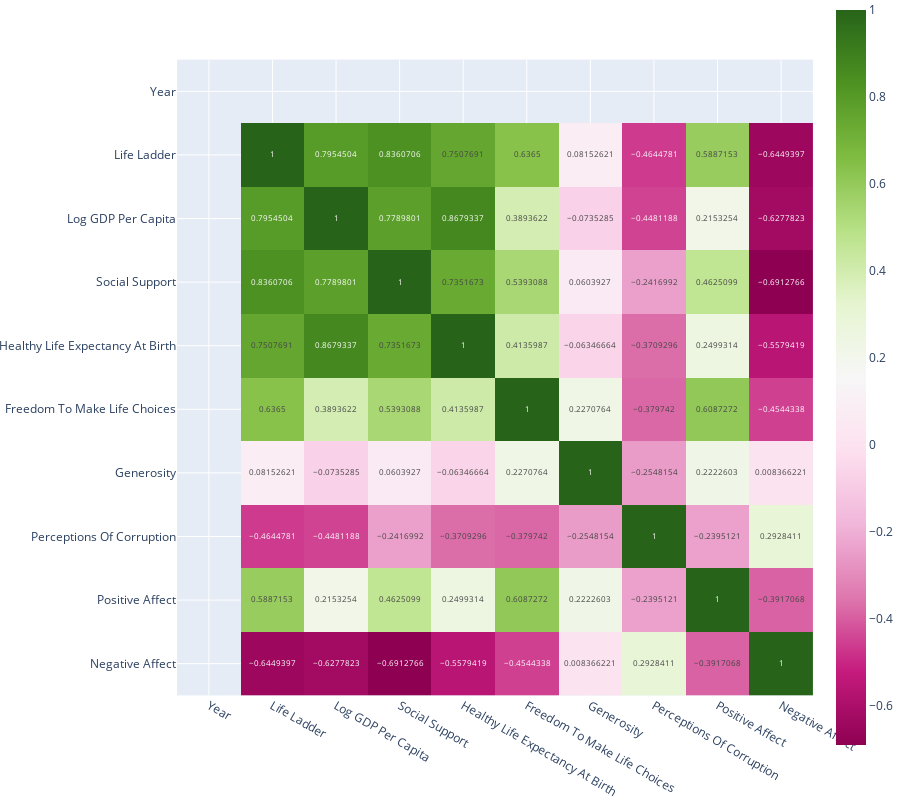

The notebook cell this image was saved under:
### Code cell
corr_happiness4 = happiness4.corr()
fig = px.imshow(corr_happiness4, text_auto=True)
fig.update_layout(height=800, width=900, margin={'l': 0, 'r': 0, 't': 0, 'b': 0})
fig.update_coloraxes(autocolorscale=True)
fig.show()

### Figure 1 — Plotly figure (JSON) as saved in the notebook; plotly's stock layout.template omitted (floating-point values rounded to 4 significant figures)
{"data": [{"coloraxis": "coloraxis", "hovertemplate": "x: %{x}<br>y: %{y}<br>color: %{z}<extra></extra>", "name": "0", "texttemplate": "%{z}", "type": "heatmap", "x": ["Year", "Life Ladder", "Log GDP Per Capita", "Social Support", "Healthy Life Expectancy At Birth", "Freedom To Make Life Choices", "Generosity", "Perceptions Of Corruption", "Positive Affect", "Negative Affect"], "xaxis": "x", "y": ["Year", "Life Ladder", "Log GDP Per Capita", "Social Support", "Healthy Life Expectancy At Birth", "Freedom To Make Life Choices", "Generosity", "Perceptions Of Corruption", "Positive Affect", "Negative Affect"], "yaxis": "y", "z": [[null, null, null, null, null, null, null, null, null, null], [null, 1, 0.7955, 0.8361, 0.7508, 0.6365, 0.08153, -0.4645, 0.5887, -0.6449], [null, 0.7955, 1, 0.779, 0.8679, 0.3894, -0.07353, -0.4481, 0.2153, -0.6278], [null, 0.8361, 0.779, 1, 0.7352, 0.5393, 0.06039, -0.2417, 0.4625, -0.6913], [null, 0.7508, 0.8679, 0.7352, 1, 0.4136, -0.06347, -0.3709, 0.2499, -0.5579], [null, 0.6365, 0.3894, 0.5393, 0.4136, 1, 0.2271, -0.3797, 0.6087, -0.4544], [null, 0.08153, -0.07353, 0.06039, -0.06347, 0.2271, 1, -0.2548, 0.2223, 0.008366], [null, -0.4645, -0.4481, -0.2417, -0.3709, -0.3797, -0.2548, 1, -0.2395, 0.2928], [null, 0.5887, 0.2153, 0.4625, 0.2499, 0.6087, 0.2223, -0.2395, 1, -0.3917], [null, -0.6449, -0.6278, -0.6913, -0.5579, -0.4544, 0.008366, 0.2928, -0.3917, 1]]}], "layout": {"coloraxis": {"autocolorscale": true, "colorscale": [[0, "#0d0887"], [0.1111, "#46039f"], [0.2222, "#7201a8"], [0.3333, "#9c179e"], [0.4444, "#bd3786"], [0.5556, "#d8576b"], [0.6667, "#ed7953"], [0.7778, "#fb9f3a"], [0.8889, "#fdca26"], [1, "#f0f921"]]}, "height": 800, "margin": {"b": 0, "l": 0, "r": 0, "t": 0}, "width": 900, "xaxis": {"anchor": "y", "constrain": "domain", "domain": [0, 1], "scaleanchor": "y"}, "yaxis": {"anchor": "x", "autorange": "reversed", "constrain": "domain", "domain": [0, 1]}}}
